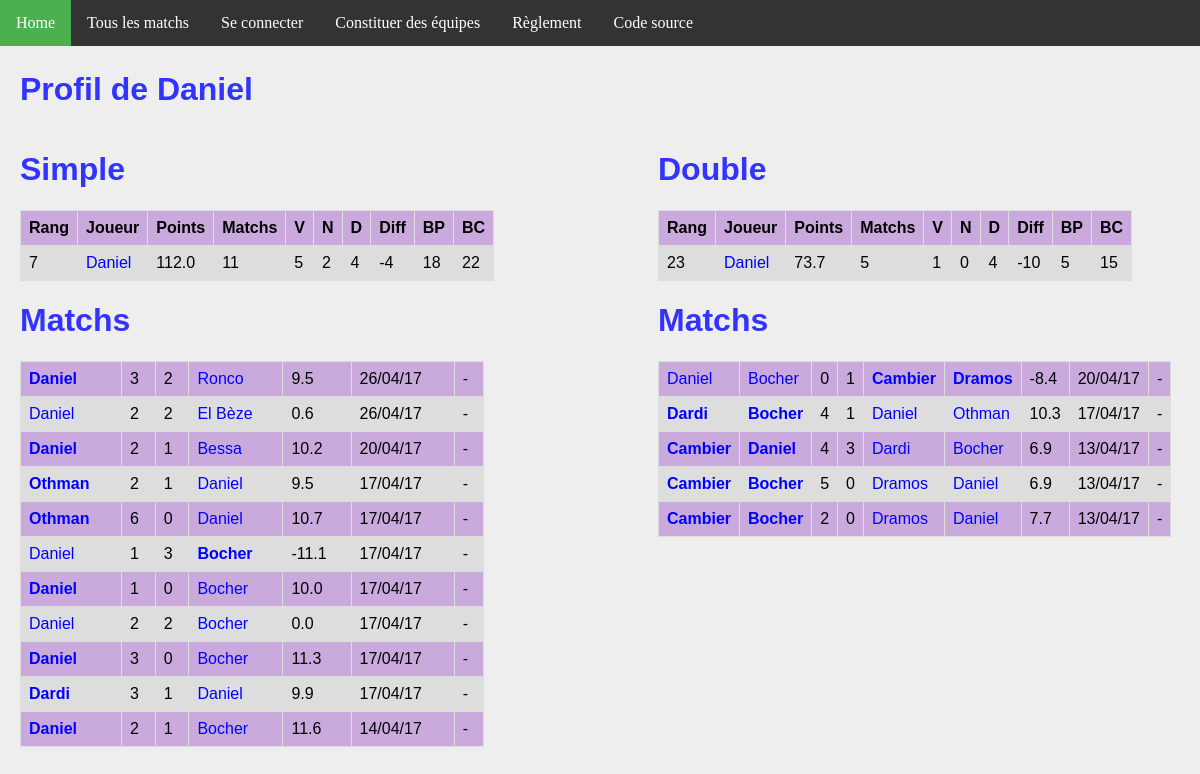
Page /joueur/24/ on the earlier database version.
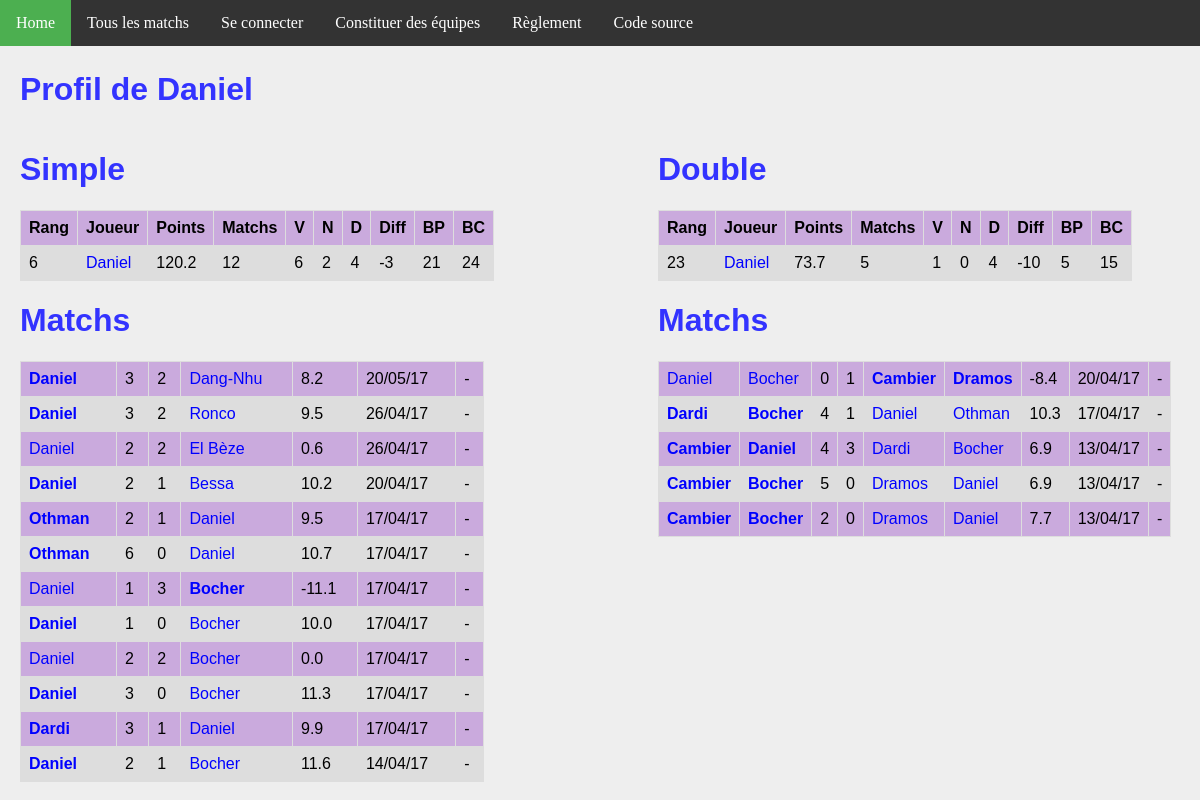
Same page on the later database version.
### ranking/models.py (models this page shows, shortened)
class Joueur(models.Model):
    user = models.OneToOneField(User, on_delete=models.CASCADE)
    pseudo = models.CharField(max_length = 50, default="Pax lambda")
    simple_score = models.FloatField(default=100)
    simple_rang = models.IntegerField(default=0)
    simple_victoires = models.IntegerField(default=0)
    simple_nuls = models.IntegerField(default=0)
    simple_defaites = models.IntegerField(default=0)
    simple_buts_pour = models.IntegerField(default=0)
    simple_buts_contre = models.IntegerField(default=0)
    double_score = models.FloatField(default=100)
    double_rang = models.IntegerField(default=0)
    double_victoires = models.IntegerField(default=0)
    double_nuls = models.IntegerField(default=0)
    double_defaites = models.IntegerField(default=0)
    double_buts_pour = models.IntegerField(default=0)
    double_buts_contre = models.IntegerField(default=0)
    @property
    def simple_matchs(self):
        return self.simple_nuls + self.simple_victoires + self.simple_defaites
    @property
    def double_matchs(self):
        return self.double_nuls + self.double_victoires + self.double_defaites
    @property
    def simple_diff(self):
        return self.simple_buts_pour - self.simple_buts_contre
    @property
    def double_diff(self):
        return self.double_buts_pour - self.double_buts_contre

class MatchSimple(models.Model):
    domicile = models.ForeignKey('Joueur', related_name = 'dom')
    exterieur = models.ForeignKey('Joueur', related_name = 'exte')
    date = models.DateTimeField(auto_now_add=True)
    buts_domicile = models.IntegerField(default=0)
    buts_exterieur = models.IntegerField(default=0)
    points = models.FloatField(default=0)
    @property
    def winner(self):
        if self.buts_domicile > self.buts_exterieur:
            return 1.
        elif self.buts_domicile < self.buts_exterieur:
            return 0.
        else:
            return 0.5

class MatchDouble(models.Model):
    domicile_1 = models.ForeignKey('Joueur', related_name = 'dom1')
    domicile_2 = models.ForeignKey('Joueur', related_name = 'dom2')
    exterieur_1 = models.ForeignKey('Joueur', related_name = 'exte1')
    exterieur_2 = models.ForeignKey('Joueur', related_name = 'exte2')
    date = models.DateTimeField(auto_now_add=True)
    buts_domicile = models.IntegerField(default=0)
    buts_exterieur = models.IntegerField(default=0)
    points = models.FloatField(default=0)
    @property
    def winner(self):
        if self.buts_domicile > self.buts_exterieur:
            return 1.
        elif self.buts_domicile < self.buts_exterieur:
            return 0.
        else:
            return 0.5

### ranking/views.py (the view)
# urls.py: url(r'^joueur/(?P<joueur_id>[0-9]+)/$', views.detail_joueur, name='joueur'),
def detail_joueur(request, joueur_id):
    simples_1 = MatchSimple.objects.filter(domicile__id = joueur_id)
    simples_2 = MatchSimple.objects.filter(exterieur__id = joueur_id)
    simples = simples_1 | simples_2
    doubles_1 = MatchDouble.objects.filter(domicile_1__id = joueur_id)
    doubles_2 = MatchDouble.objects.filter(domicile_2__id = joueur_id)
    doubles_3 = MatchDouble.objects.filter(exterieur_1__id = joueur_id)
    doubles_4 = MatchDouble.objects.filter(exterieur_2__id = joueur_id)
    doubles = doubles_1 | doubles_2 | doubles_3 | doubles_4
    context = {
        'joueur': get_object_or_404(Joueur, pk=joueur_id),
        'simple_matchs': simples.order_by('-date').all(),
        'double_matchs': doubles.order_by('-date').all(),
    }
    return render(request, 'joueur.html', context)

### ranking/templatetags/app_filter.py (called while the page is built)
@register.filter(name='decimal')
def decimal(x):
    return '{0:.1f}'.format(x)

### ranking/templates/joueur.html
{% extends 'base.html' %}
{% block body %}
{% load app_filter %}
    <h1>Profil de {{ joueur.pseudo }}</h1>
<div id="column1" style="float:left; margin:0; width:40%;">
    <h1>Simple</h1>
    <table>
        <tr>
            <th>Rang</th>
            <th>Joueur</th>
            <th>Points</th>
            <th>Matchs</th>
            <th>V</th>
            <th>N</th>
            <th>D</th>
            <th>Diff</th>
            <th>BP</th>
            <th>BC</th>
        </tr>
        <tr>
            <td>{{ joueur.simple_rang }}</td>
            <td><a class='joueur' href="{% url 'joueur' joueur.id %}">{{joueur.pseudo}}</a></td>
            <td>{{joueur.simple_score|decimal}}</td>
            <td>{{joueur.simple_matchs}}</td>
            <td>{{joueur.simple_victoires}}</td>
            <td>{{joueur.simple_nuls}}</td>
            <td>{{joueur.simple_defaites}}</td>
            <td>{{joueur.simple_diff}}</td>
            <td>{{joueur.simple_buts_pour}}</td>
            <td>{{joueur.simple_buts_contre}}</td>
        </tr>
    </table>
    <h1>Matchs</h1>
    <table>
        {% for m in simple_matchs %}
        <tr>
            <td {% if m.winner == 1 %} style='font-weight:bold'{% endif %} >
                <a class="joueur" href="{% url 'joueur' m.domicile.id %}">{{m.domicile.pseudo}}</a>
            </td>
            <td>{{m.buts_domicile}}</td>
            <td>{{m.buts_exterieur}}</td>
            <td {% if m.winner == 0 %} style='font-weight:bold'{% endif %} >
                <a class='joueur' href="{% url 'joueur' m.exterieur.id %}">{{m.exterieur.pseudo}}</a>
            </td>
            <td>{{m.points|decimal}}</td>
            <td>{{m.date | date:'d/m/y'}}</td>
            <td>
            {% if m.domicile == request.user.joueur %}
                <a class="joueur" href="{% url 'annuler' m.id %}">Annuler</a>
            {% else %}
                -
            {% endif %}
            </td>
        </tr>
        {% endfor %}
    </table>
</div>
<div id="column2" style="float:left; margin-left:15%;width:40%;">
<h1>Double</h1>
<table>
    <tr>
        <th>Rang</th>
        <th>Joueur</th>
        <th>Points</th>
        <th>Matchs</th>
        <th>V</th>
        <th>N</th>
        <th>D</th>
        <th>Diff</th>
        <th>BP</th>
        <th>BC</th>
    </tr>
    <tr>
        <td>{{ joueur.double_rang }}</td>
        <td><a class='joueur' href="{% url 'joueur' joueur.id %}">{{joueur.pseudo}}</a></td>
        <td>{{joueur.double_score|decimal}}</td>
        <td>{{joueur.double_matchs}}</td>
        <td>{{joueur.double_victoires}}</td>
        <td>{{joueur.double_nuls}}</td>
        <td>{{joueur.double_defaites}}</td>
        <td>{{joueur.double_diff}}</td>
        <td>{{joueur.double_buts_pour}}</td>
        <td>{{joueur.double_buts_contre}}</td>
    </tr>
</table>
<h1>Matchs</h1>
<table>
    {% for m in double_matchs %}
    <tr>
        <td {% if m.winner == 1 %} style='font-weight:bold'{% endif %} >
            <a class="joueur" href="{% url 'joueur' m.domicile_1.id %}">{{m.domicile_1.pseudo}}</a>
        </td>
        <td {% if m.winner == 1 %} style='font-weight:bold'{% endif %} >
            <a class="joueur" href="{% url 'joueur' m.domicile_2.id %}">{{m.domicile_2.pseudo}}</a>
        </td>
        <td>{{m.buts_domicile}}</td>
        <td>{{m.buts_exterieur}}</td>
        <td {% if m.winner == 0 %} style='font-weight:bold'{% endif %} >
            <a class='joueur' href="{% url 'joueur' m.exterieur_1.id %}">{{m.exterieur_1.pseudo}}</a>
        </td>
        <td {% if m.winner == 0 %} style='font-weight:bold'{% endif %} >
            <a class='joueur' href="{% url 'joueur' m.exterieur_2.id %}">{{m.exterieur_2.pseudo}}</a>
        </td>
        <td>{{m.points|decimal}}</td>
        <td>{{m.date | date:'d/m/y'}}</td>
        <td>
        {% if m.domicile_1 == request.user.joueur %}
            <a class="joueur" href="{% url 'annuler_double' m.id %}">Annuler</a>
        {% else %}
            -
        {% endif %}
        </td>
    </tr>
    {% endfor %}
</table>
</div>
{% endblock %}

### ranking/templates/base.html (shortened to what this page needs)
{% load static %}
<!DOCTYPE html>
<html>
<head>
  <link rel="stylesheet" href="{% static 'fifa.css' %}"/>
</head>
<body>
<ul>
    <li><a class="menu" href="{% url 'index' %}">Home</a></li>
    <li><a href="{% url 'matchs'%}" class="menu">Tous les matchs</a></li>
    {% if request.user.is_authenticated %}
        <li><a class="menu" href="{% url 'joueur' request.user.joueur.id %}">Mes matchs</a></li>
        <li><a class="menu" href="{% url 'logout' %}">Se déconnecter ({{request.user.joueur.pseudo}})</a></li>
    {% else %}
        <li><a class="menu" href="{% url 'login' %}">Se connecter</a></li>
    {% endif %}
    <li><a href="{% url 'team'%}" class="menu">Constituer des équipes</a></li>
    <li><a href="{% url 'reglement'%}" class="menu">Règlement</a></li>
    <li><a href="https://github.com/fandejuni/fifa/" class="menu">Code source</a></li>
</ul>
<div style="padding:20px;margin-top:30px;">
<div id="contentBox" style="margin:0px auto; width:100%">
{% block body %}
{% endblock %}
</div>
</div>
</body>
</html>

### ranking/static/fifa.css (style rules this page uses)
h1, h2 { font-family: Arial; color: #3333FF; }
a { color: blue; text-decoration: none; }
body { background: #EEEEEE; margin: 0px; }
table { font-family: arial, sans-serif; border-collapse: collapse; width: 100%; }
td, th { border: 1px solid #dddddd; text-align: left; padding: 8px; }
tr:nth-child(even) { background-color: #DDDDDD; }
tr:nth-child(odd) { background-color: #CAAADD; }
ul { list-style-type: none; margin: 0; padding: 0; overflow: hidden; background-color: #333; position: fixed; top: 0; width: 100%; }
li { float: left; }
li a { display: block; color: white; text-align: center; padding: 14px 16px; text-decoration: none; }

Differences in the rows shown:
changed Joueur "Daniel": simple_rang "7" → "6"; simple_score|decimal "112.0" → "120.2"; simple_matchs "11" → "12"; simple_victoires "5" → "6"; simple_diff "-4" → "-3"; simple_buts_pour "18" → "21"; simple_buts_contre "22" → "24"
added MatchSimple: domicile.pseudo "Daniel", buts_domicile "3", buts_exterieur "2", exterieur.pseudo "Dang-Nhu", points|decimal "8.2", date "20/05/17"
